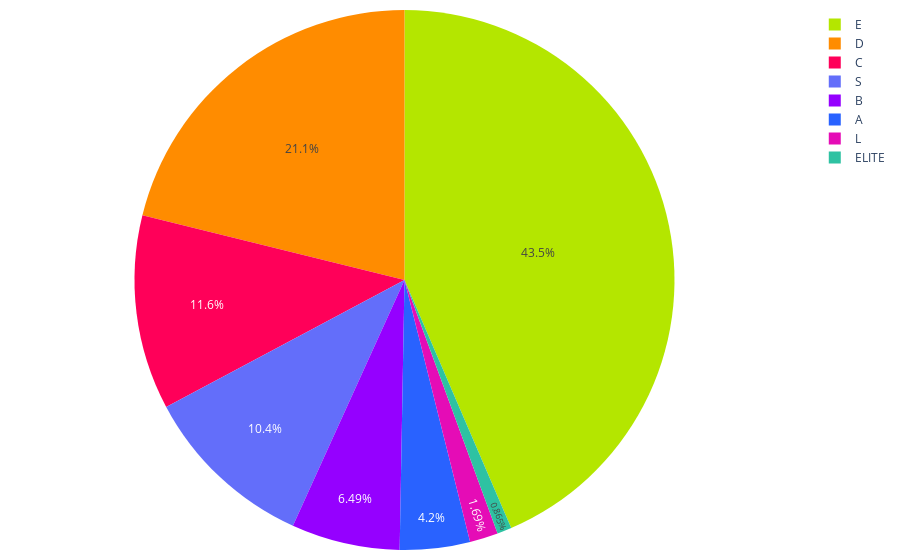

Here is the notebook cell this chart was saved with:
### Code cell
colores = ['#2962ff', '#9500ff', '#ff0059', '#ff8c00', '#b4e600', '#2EC2A2','#E50CB6']

porcentajes = creditos_segmentos_2024['Porcentaje']
labels = creditos_segmentos_2024['Segmento']

fig = go.Figure(data=[go.Pie(labels=labels, values=porcentajes, marker=dict(colors=colores))])
fig.update_traces(textinfo='percent', textposition='inside')
fig.update_layout(
    #title='Distribución de créditos por segmento 2022', # Agregar título
    #showlegend=False  # Ocultar leyenda
    margin=dict(l=10, r=10, t=10, b=10),  # Ajusta los márgenes (left, right, top, bottom)        
)

# Exportar gráfica como archivo HTML
def guardar_grafico_como_html(fig, nombre_archivo,  carpeta='assets/graficas'):
    # Crear la carpeta si no existe
    if not os.path.exists(carpeta):
        os.makedirs(carpeta)
    
    # Gráfica como archivo HTML en la carpeta especificada
    pio.write_html(fig, f'{carpeta}/{nombre_archivo}.html')

guardar_grafico_como_html(fig, 'g_pie_dist_creditos_segmento_2024',  carpeta='assets/graficas')
fig.show()

### Figure 1 — Plotly figure (JSON) as saved in the notebook; plotly's stock layout.template omitted (floating-point values rounded to 4 significant figures)
{"data": [{"labels": ["A", "B", "C", "D", "E", "ELITE", "L", "S"], "marker": {"colors": ["#2962ff", "#9500ff", "#ff0059", "#ff8c00", "#b4e600", "#2EC2A2", "#E50CB6"]}, "textinfo": "percent", "textposition": "inside", "type": "pie", "values": [4.195, 6.495, 11.65, 21.14, 43.53, 0.8648, 1.693, 10.43]}], "layout": {"margin": {"b": 10, "l": 10, "r": 10, "t": 10}}}
